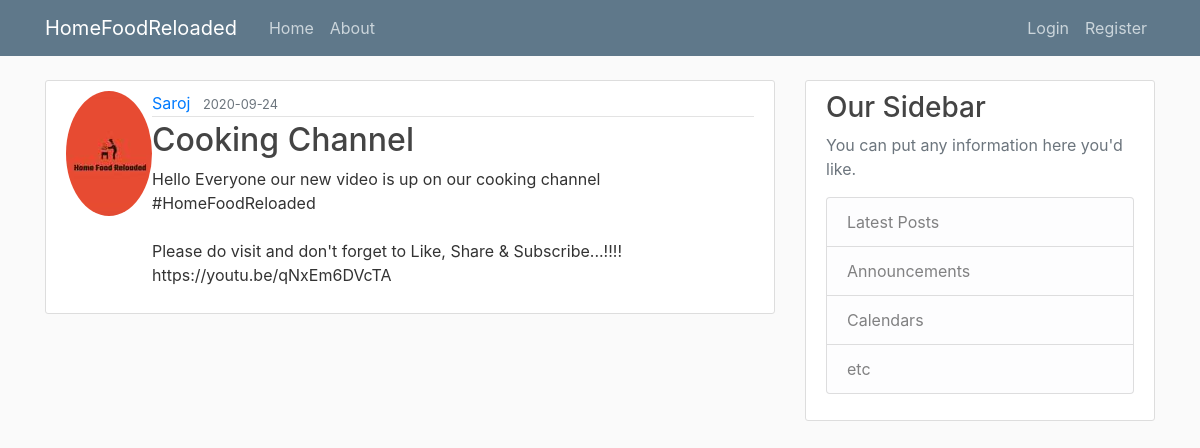
The page /post/5 on the database its author committed.
### flaskblog/models.py (models this page shows, shortened)
class User(db.Model, UserMixin ):
    id= db.Column(db.Integer,primary_key=True)
    username= db.Column(db.String(20), unique=True, nullable=False)
    email= db.Column(db.String(120),unique=True,nullable=False)
    image_file= db.Column(db.String(20),nullable=False,default='default.jpg')
    password= db.Column(db.String(100),nullable=False)
    posts= db.relationship('Post',backref='author',lazy=True)

class Post(db.Model):
    id = db.Column(db.Integer, primary_key=True)
    title = db.Column(db.String(100),nullable=False)
    content = db.Column(db.Text(),nullable=False)
    created = db.Column(db.DateTime, nullable = False, default=datetime.utcnow)
    user_id = db.Column(db.Integer,db.ForeignKey('user.id'), nullable=False)

### flaskblog/posts/routes.py (the view)
@posts.route("/post/<int:id>",methods=["GET","POST"])
def post(id):
    post = Post.query.get_or_404(id)
    return render_template('post.html', post=post)

### flaskblog/templates/post.html (shortened to what this page needs)
{% extends "layout.html" %}
{% block content %}
    <article class ="media content-section">
        <img class="rounded-circle article-image" src="{{url_for('static',filename='profile_pics/'+ post.author.image_file) }}">
        <div class="media-body">
            <div class="article-metadata">
                <a class="mr-2" href="#">{{ post.author.username }}</a>
                <small class="text-muted">{{ post.created.strftime('%Y-%m-%d') }}</small>
            </div>
            <h2 class="article-title">{{ post.title }}</h2>
            <p class="article-content">{{ post.content }}</p>
        </div>
    </article>
{% endblock %}

### flaskblog/static/main.css (style rules this page uses)
body { background: #fafafa; color: #333333; margin-top: 5rem; }
h1, h2, h3, h4, h5, h6 { color: #444444; }
.content-section { background: #ffffff; padding: 10px 20px; border: 1px solid #dddddd; border-radius: 3px; margin-bottom: 20px; }
.article-title { color: #444444; }
.article-content { white-space: pre-line; }
.article-metadata { padding-bottom: 1px; margin-bottom: 4px; border-bottom: 1px solid #e3e3e3 }

### rows shown on the page
User: image_file (picture), author.username "Saroj"
Post: created "2020-09-24", title "Cooking Channel", content "Hello Everyone our new video is up on our cooking channel #HomeFoodReloaded Please do visit and don't forget to Like, Share & Subscribe...!!!! https://youtu.be/qNxEm6DVcTA"
